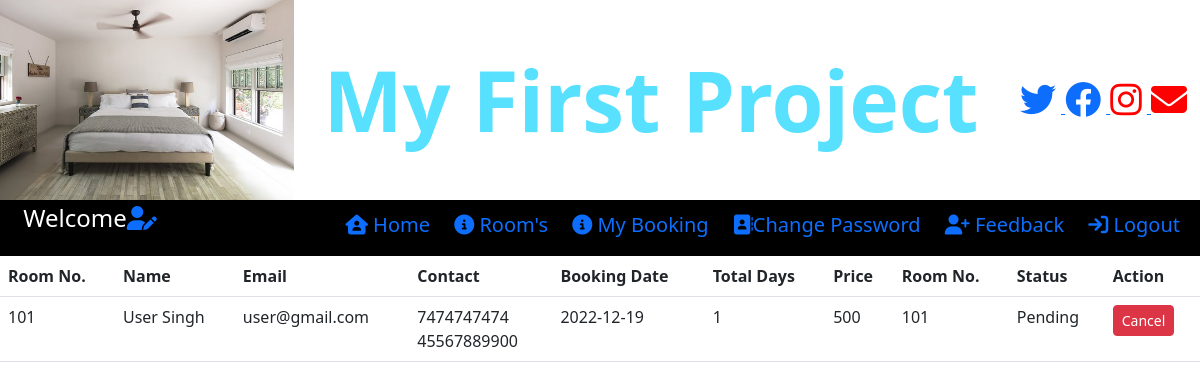
Screenshot of /view_booking_user (signed in) with the database file from the repository.
### room/models.py (models this page shows)
class Booking(models.Model):
    room_no = models.CharField(max_length=20,null=True)
    name = models.CharField(max_length=30,null=True)
    email = models.CharField(max_length=30,null=True)
    dob = models.CharField(max_length=30,null=True)
    gender = models.CharField(max_length=30,null=True)
    contact1 = models.CharField(max_length=30,null=True)
    contact2 = models.CharField(max_length=30,null=True)
    booking_date = models.CharField(max_length=30,null=True)
    total_days = models.CharField(max_length=30,null=True)
    price = models.CharField(max_length=30,null=True)
    status = models.CharField(max_length=30,null=True)

### room/views.py (the view)
# urls.py: path('view_booking_user',view_booking_user,name='view_booking_user'),
def view_booking_user(request):
    data = Booking.objects.all()
    d = {'data':data}
    return render(request,'view_booking_user.html',d)

### room/templates/view_booking_user.html (shortened to what this page needs)
<!DOCTYPE html>
<html lang="en">
<head>
    {% include 'user_navigation.html' %}
</head>
<body>
<table class="table">
    <tr>
        <th>Room No.</th>
        <th>Name</th>
        <th>Email</th>
        <th>Contact</th>
        <th>Booking Date</th>
        <th>Total Days</th>
        <th>Price</th>
        <th>Room No.</th>
        <th>Status</th>
        <th>Action</th>
    </tr>
    {% for i in data %}
    {% if i.email == request.user.username %}
    <tr>
        <td>{{i.room_no}}</td>
        <td>{{i.name}}</td>
        <td>{{i.email}}</td>
        <td>{{i.contact1}}<br>{{i.contact2}}</td>
        <td>{{i.booking_date}}</td>
        <td>{{i.total_days}}</td>
        <td>{{i.price}}</td>
        <td>{{i.room_no}}</td>
        <td>{{i.status}}</td>
        <td><a href="{% url 'cancel_booking' i.id %}" class="btn btn-danger btn-sm">Cancel</a></td>
    </tr>
    {% endif %}
    {% endfor %}
</table>
</body>
</html>

### rows the page displays
Booking: room_no "101", name "User Singh", email "user@gmail.com", contact1 "7474747474", contact2 "45567889900", booking_date "2022-12-19", total_days "1", price "500", status "Pending"
